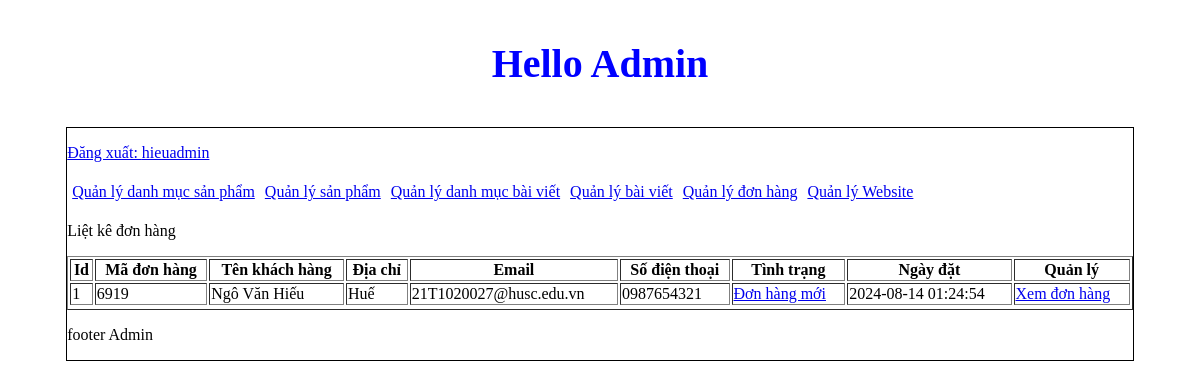
The page /admin/index.php?action=quanlydonhang&query=lietke (signed in) on the database its author committed.
### tables this page shows
CREATE TABLE `tbl_cart` (
  `id_cart` int(11) NOT NULL,
  `id_khachhang` int(11) NOT NULL,
  `code_cart` varchar(10) NOT NULL,
  `cart_status` int(11) NOT NULL,
  `cart_date` datetime NOT NULL DEFAULT current_timestamp(),
  `cart_payment` varchar(50) NOT NULL,
  `cart_shipping` int(11) NOT NULL
);

CREATE TABLE `tbl_dangky` (
  `id_dangky` int(11) NOT NULL,
  `tenkhachhang` varchar(200) NOT NULL,
  `email` varchar(100) NOT NULL,
  `diachi` varchar(200) NOT NULL,
  `matkhau` varchar(100) NOT NULL,
  `dienthoai` varchar(20) NOT NULL
);

### admin/modules/quanlydonhang/lietke.php (the view, shortened to what this page needs)
<P>Liệt kê đơn hàng</P>
<?php
    $sql_lietke_dh = "SELECT * FROM tbl_cart,tbl_dangky WHERE tbl_cart.id_khachhang = tbl_dangky.id_dangky
        ORDER BY tbl_cart.id_cart ASC";
    $query_lietke_dh = mysqli_query($mysqli,$sql_lietke_dh);
?>
    <table style="width:100%" border="1" style="border-collapse: collapse;">
        <tr>
            <th>Id</th>
            <th>Mã đơn hàng</th>
            <th>Tên khách hàng</th>
            <th>Địa chỉ</th>
            <th>Email</th>
            <th>Số điện thoại</th>
            <th>Tình trạng</th>
            <th>Ngày đặt</th>
            <th>Quản lý</th>
        </tr>
        <?php
        $i = 0;
        while($row = mysqli_fetch_array($query_lietke_dh)){
            $i++;
        ?>
        <tr>
            <td><?php echo $i ?></td>
            <td><?php echo $row['code_cart'] ?></td>
            <td><?php echo $row['tenkhachhang'] ?></td>
            <td><?php echo $row['diachi'] ?></td>
            <td><?php echo $row['email'] ?></td>
            <td><?php echo $row['dienthoai'] ?></td>
            <td>
                <?php if($row['cart_status'] == 1){
                    echo '<a href="modules/quanlydonhang/xuly.php?code='.$row['code_cart'].'">Đơn hàng mới</a>';
                }else{
                    echo 'Đã xem';
                }
                ?>
            </td>
            <td><?php echo $row['cart_date'] ?></td>
            <td>
                <a href="../admin/index.php?action=donhang&query=xemdonhang&code=<?php echo $row['code_cart']?>">Xem đơn hàng</a>
            </td>
        <?php
        }
        ?>
    </table>

### rows shown on the page
tbl_cart: code_cart "6919", tbl_dangky.tenkhachhang "Ngô Văn Hiếu", tbl_dangky.diachi "Huế", tbl_dangky.email "21T1020027@husc.edu.vn", tbl_dangky.dienthoai "0987654321", cart_date "2024-08-14 01:24:54"

### other values the page prints
$_SESSION['dangnhap'] "hieuadmin"
